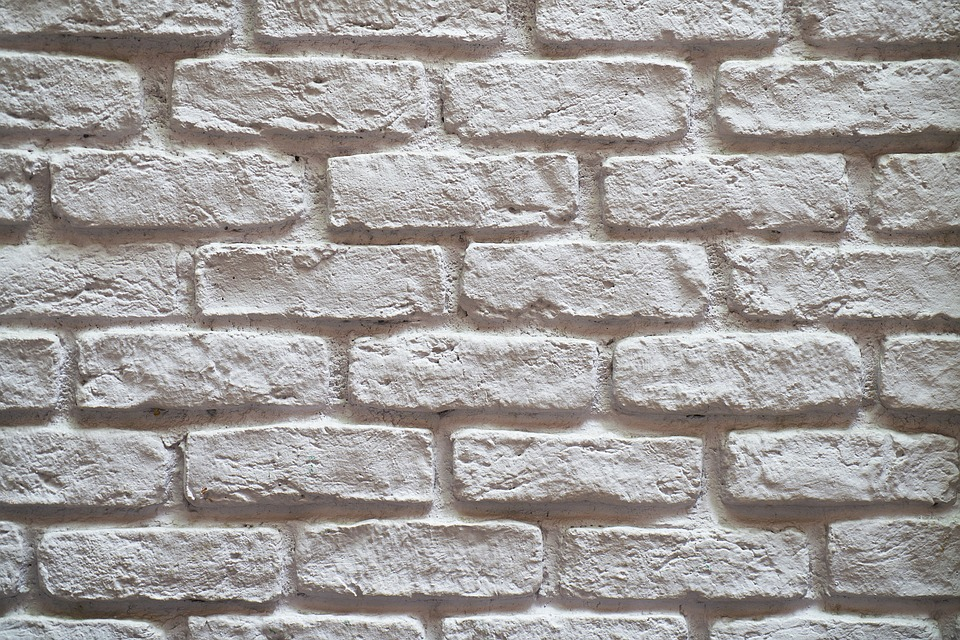
#> input picture Opencv_2/Image processing/brick.jpeg, 960 x 640 px
$ jupyter execute --allow-errors Blur_smooth.ipynb
#> lines starting #> are read from the running program, lines starting #| are printed output that depends on the picture
[cell 1]
import cv2
import numpy as np
import matplotlib.pyplot as plt

[cell 2]
img = cv2.imread("brick.jpeg").astype(np.float32)/255
img = cv2.cvtColor(img,cv2.COLOR_BGR2RGB)
fig = plt.figure(figsize=(10,10))
ax = fig.add_subplot(111)
#> (the rest of this cell did not finish here and is left out)

[cell 3]
gamma = 1/4  #increase or decrease brightness
result = np.power(img,gamma)
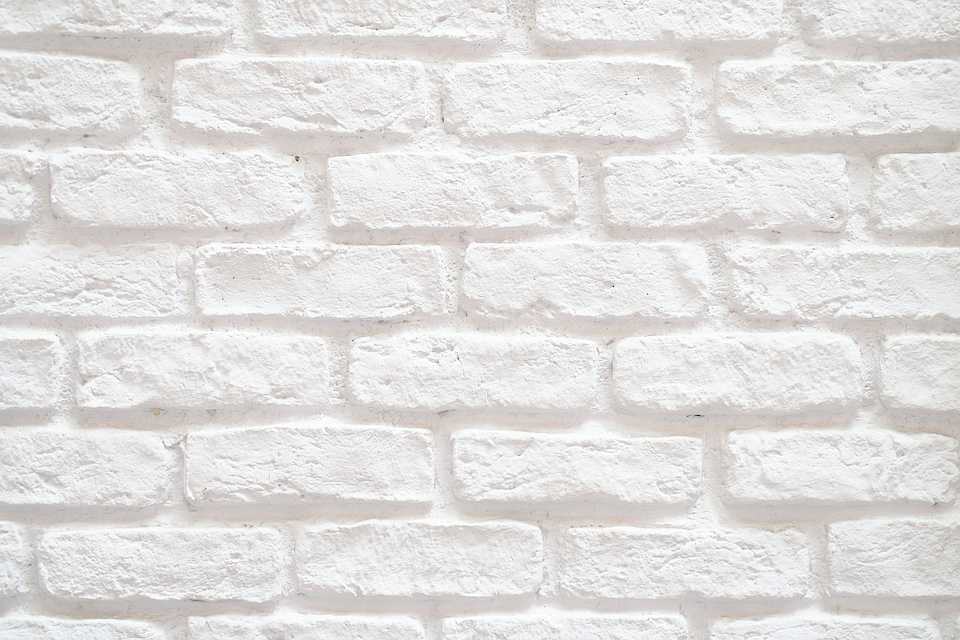
#> result: shape (640, 960, 3) float32; mean R, G, B 0.887, 0.879, 0.876
fig = plt.figure(figsize=(10,10))
ax = fig.add_subplot(111)
ax.imshow(result)

[cell 4]
gamma = 2  #increase or decrease brightness
result = np.power(img,gamma)
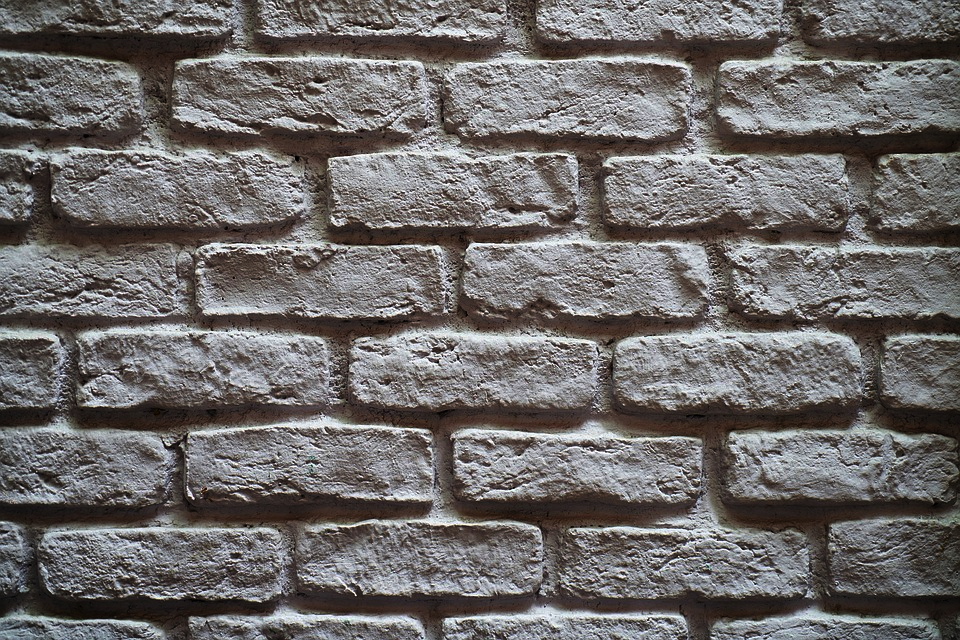
#> result: shape (640, 960, 3) float32; mean R, G, B 0.431, 0.418, 0.414
fig = plt.figure(figsize=(10,10))
ax = fig.add_subplot(111)
ax.imshow(result)

[cell 5]
kernel = np.ones(shape=(5,5),dtype=np.float32)/25

[cell 6]
dst = cv2.filter2D(img,-1,kernel)
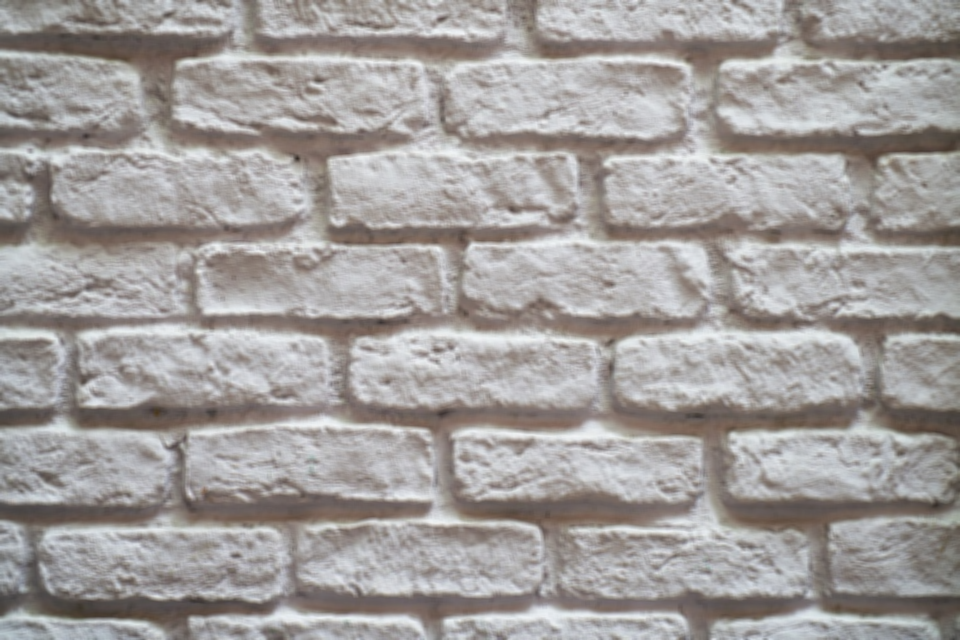
#> dst: shape (640, 960, 3) float32; mean R, G, B 0.635, 0.62, 0.614

[cell 7]
fig = plt.figure(figsize=(10,10))
ax = fig.add_subplot(111)
ax.imshow(dst)

[cell 8]
blur = cv2.blur(img,ksize=(10,10))
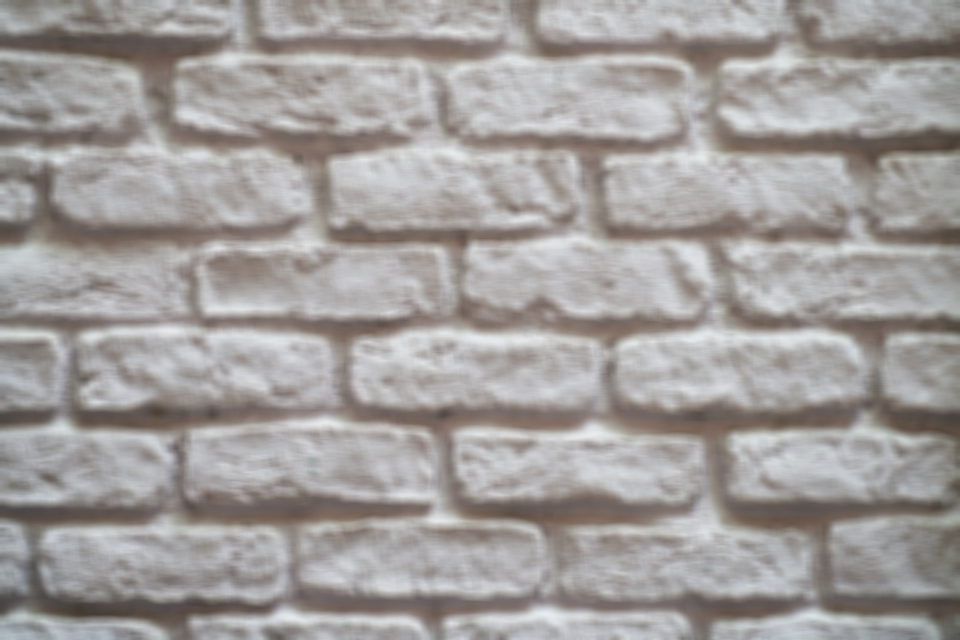
#> blur: shape (640, 960, 3) float32; mean R, G, B 0.635, 0.62, 0.614

[cell 9]
plt.imshow(blur)

[cell 10]
gussian = cv2.GaussianBlur(img,(5,5),10)

[cell 11]
plt.imshow(gussian)

[cell 12]
m = cv2.medianBlur(img,5)
plt.imshow(m)
